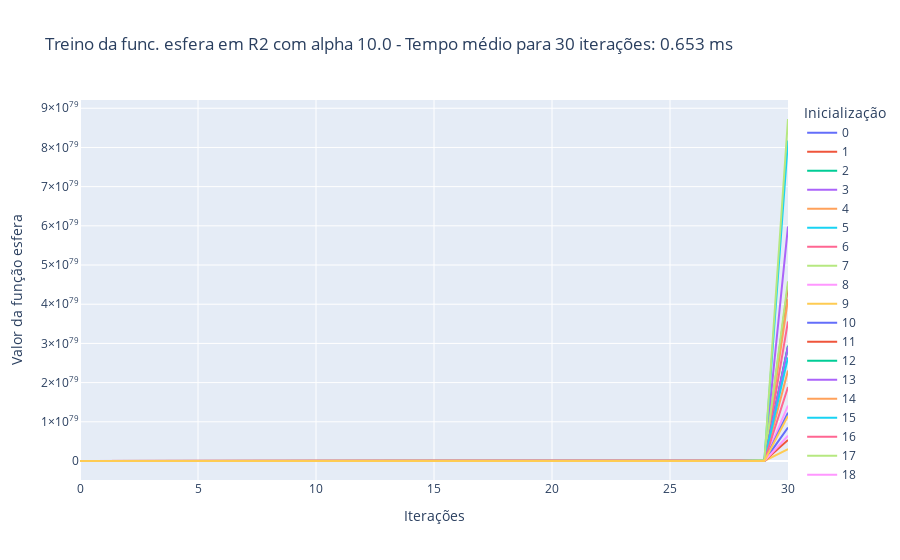

Source (notebook cell):
### Markdown cell above
Caso 1.3: $\alpha$ = 10, treinamento por 30 iterações

### Code cell
treina_gradiente(1e1, 2, 'esfera', 30)

### Figure 1 — Plotly figure (JSON) as saved in the notebook; plotly's stock layout.template omitted (floating-point values rounded to 4 significant figures)
{"data": [{"hovertemplate": "variable=0<br>index=%{x}<br>value=%{y}<extra></extra>", "legendgroup": "0", "line": {"color": "#636efa", "dash": "solid"}, "marker": {"symbol": "circle"}, "mode": "lines", "name": "0", "orientation": "v", "showlegend": true, "type": "scatter", "x": [0, 1, 2, 3, 4, 5, 6, 7, 8, 9, 10, 11, 12, 13, 14, 15, 16, 17, 18, 19, 20, 21, 22, 23, 24, 25, 26, 27, 28, 29, 30], "xaxis": "x", "y": [161.0, 58120.0, 20980000.0, 7575000000.0, 2734000000000.0, 987100000000000.0, 356351278895019300, 128642811681101970000, 4.644e+22, 1.676e+25, 6.052e+27, 2.185e+30, 7.887e+32, 2.847e+35, 1.028e+38, 3.711e+40, 1.34e+43, 4.836e+45, 1.746e+48, 6.302e+50, 2.275e+53, 8.213e+55, 2.965e+58, 1.07e+61, 3.864e+63, 1.395e+66, 5.035e+68, 1.818e+71, 6.562e+73, 2.369e+76, 8.552e+78], "yaxis": "y"}, {"hovertemplate": "variable=1<br>index=%{x}<br>value=%{y}<extra></extra>", "legendgroup": "1", "line": {"color": "#EF553B", "dash": "solid"}, "marker": {"symbol": "circle"}, "mode": "lines", "name": "1", "orientation": "v", "showlegend": true, "type": "scatter", "x": [0, 1, 2, 3, 4, 5, 6, 7, 8, 9, 10, 11, 12, 13, 14, 15, 16, 17, 18, 19, 20, 21, 22, 23, 24, 25, 26, 27, 28, 29, 30], "xaxis": "x", "y": [840.8, 303500.0, 109600000.0, 39560000000.0, 14280000000000.0, 5155217298844018, 1861033444882690000, 671833073602651400000, 2.425e+23, 8.755e+25, 3.161e+28, 1.141e+31, 4.119e+33, 1.487e+36, 5.368e+38, 1.938e+41, 6.996e+43, 2.525e+46, 9.117e+48, 3.291e+51, 1.188e+54, 4.289e+56, 1.548e+59, 5.59e+61, 2.018e+64, 7.284e+66, 2.63e+69, 9.493e+71, 3.427e+74, 1.237e+77, 4.466e+79], "yaxis": "y"}, {"hovertemplate": "variable=2<br>index=%{x}<br>value=%{y}<extra></extra>", "legendgroup": "2", "line": {"color": "#00cc96", "dash": "solid"}, "marker": {"symbol": "circle"}, "mode": "lines", "name": "2", "orientation": "v", "showlegend": true, "type": "scatter", "x": [0, 1, 2, 3, 4, 5, 6, 7, 8, 9, 10, 11, 12, 13, 14, 15, 16, 17, 18, 19, 20, 21, 22, 23, 24, 25, 26, 27, 28, 29, 30], "xaxis": "x", "y": [553.9, 200000.0, 72190000.0, 26060000000.0, 9407000000000.0, 3396056721350225, 1225976476407431200, 442577507983082650000, 1.598e+23, 5.768e+25, 2.082e+28, 7.517e+30, 2.713e+33, 9.796e+35, 3.536e+38, 1.277e+41, 4.608e+43, 1.664e+46, 6.006e+48, 2.168e+51, 7.827e+53, 2.825e+56, 1.02e+59, 3.682e+61, 1.329e+64, 4.799e+66, 1.732e+69, 6.254e+71, 2.258e+74, 8.15e+76, 2.942e+79], "yaxis": "y"}, {"hovertemplate": "variable=3<br>index=%{x}<br>value=%{y}<extra></extra>", "legendgroup": "3", "line": {"color": "#ab63fa", "dash": "solid"}, "marker": {"symbol": "circle"}, "mode": "lines", "name": "3", "orientation": "v", "showlegend": true, "type": "scatter", "x": [0, 1, 2, 3, 4, 5, 6, 7, 8, 9, 10, 11, 12, 13, 14, 15, 16, 17, 18, 19, 20, 21, 22, 23, 24, 25, 26, 27, 28, 29, 30], "xaxis": "x", "y": [1127.0, 406800.0, 146900000.0, 53020000000.0, 19140000000000.0, 6909699873637404, 2494401654383103000, 900478997232300300000, 3.251e+23, 1.174e+26, 4.236e+28, 1.529e+31, 5.521e+33, 1.993e+36, 7.195e+38, 2.597e+41, 9.376e+43, 3.385e+46, 1.222e+49, 4.411e+51, 1.592e+54, 5.749e+56, 2.075e+59, 7.492e+61, 2.705e+64, 9.763e+66, 3.525e+69, 1.272e+72, 4.593e+74, 1.658e+77, 5.986e+79], "yaxis": "y"}, {"hovertemplate": "variable=4<br>index=%{x}<br>value=%{y}<extra></extra>", "legendgroup": "4", "line": {"color": "#FFA15A", "dash": "solid"}, "marker": {"symbol": "circle"}, "mode": "lines", "name": "4", "orientation": "v", "showlegend": true, "type": "scatter", "x": [0, 1, 2, 3, 4, 5, 6, 7, 8, 9, 10, 11, 12, 13, 14, 15, 16, 17, 18, 19, 20, 21, 22, 23, 24, 25, 26, 27, 28, 29, 30], "xaxis": "x", "y": [777.4, 280600.0, 101300000.0, 36570000000.0, 13200000000000.0, 4766125233058722, 1720571209134198500, 621126206497445800000, 2.242e+23, 8.095e+25, 2.922e+28, 1.055e+31, 3.808e+33, 1.375e+36, 4.963e+38, 1.792e+41, 6.468e+43, 2.335e+46, 8.429e+48, 3.043e+51, 1.098e+54, 3.965e+56, 1.431e+59, 5.168e+61, 1.866e+64, 6.735e+66, 2.431e+69, 8.777e+71, 3.168e+74, 1.144e+77, 4.129e+79], "yaxis": "y"}, {"hovertemplate": "variable=5<br>index=%{x}<br>value=%{y}<extra></extra>", "legendgroup": "5", "line": {"color": "#19d3f3", "dash": "solid"}, "marker": {"symbol": "circle"}, "mode": "lines", "name": "5", "orientation": "v", "showlegend": true, "type": "scatter", "x": [0, 1, 2, 3, 4, 5, 6, 7, 8, 9, 10, 11, 12, 13, 14, 15, 16, 17, 18, 19, 20, 21, 22, 23, 24, 25, 26, 27, 28, 29, 30], "xaxis": "x", "y": [1539.0, 555700.0, 200600000.0, 72420000000.0, 26140000000000.0, 9438316820203584, 3407232372093493000, 1.23e+21, 4.44e+23, 1.603e+26, 5.787e+28, 2.089e+31, 7.541e+33, 2.722e+36, 9.828e+38, 3.548e+41, 1.281e+44, 4.624e+46, 1.669e+49, 6.026e+51, 2.175e+54, 7.853e+56, 2.835e+59, 1.023e+62, 3.694e+64, 1.334e+67, 4.814e+69, 1.738e+72, 6.274e+74, 2.265e+77, 8.177e+79], "yaxis": "y"}, {"hovertemplate": "variable=6<br>index=%{x}<br>value=%{y}<extra></extra>", "legendgroup": "6", "line": {"color": "#FF6692", "dash": "solid"}, "marker": {"symbol": "circle"}, "mode": "lines", "name": "6", "orientation": "v", "showlegend": true, "type": "scatter", "x": [0, 1, 2, 3, 4, 5, 6, 7, 8, 9, 10, 11, 12, 13, 14, 15, 16, 17, 18, 19, 20, 21, 22, 23, 24, 25, 26, 27, 28, 29, 30], "xaxis": "x", "y": [670.7, 242100.0, 87410000.0, 31550000000.0, 11390000000000.0, 4112199425792973, 1484503992711263500, 535905941368766140000, 1.935e+23, 6.984e+25, 2.521e+28, 9.102e+30, 3.286e+33, 1.186e+36, 4.282e+38, 1.546e+41, 5.58e+43, 2.014e+46, 7.272e+48, 2.625e+51, 9.477e+53, 3.421e+56, 1.235e+59, 4.459e+61, 1.61e+64, 5.811e+66, 2.098e+69, 7.572e+71, 2.734e+74, 9.868e+76, 3.562e+79], "yaxis": "y"}, {"hovertemplate": "variable=7<br>index=%{x}<br>value=%{y}<extra></extra>", "legendgroup": "7", "line": {"color": "#B6E880", "dash": "solid"}, "marker": {"symbol": "circle"}, "mode": "lines", "name": "7", "orientation": "v", "showlegend": true, "type": "scatter", "x": [0, 1, 2, 3, 4, 5, 6, 7, 8, 9, 10, 11, 12, 13, 14, 15, 16, 17, 18, 19, 20, 21, 22, 23, 24, 25, 26, 27, 28, 29, 30], "xaxis": "x", "y": [863.3, 311600.0, 112500000.0, 40610000000.0, 14660000000000.0, 5292849456696399, 1910718653867399700, 689769434046131300000, 2.49e+23, 8.989e+25, 3.245e+28, 1.171e+31, 4.229e+33, 1.527e+36, 5.511e+38, 1.99e+41, 7.182e+43, 2.593e+46, 9.36e+48, 3.379e+51, 1.22e+54, 4.404e+56, 1.59e+59, 5.739e+61, 2.072e+64, 7.479e+66, 2.7e+69, 9.746e+71, 3.518e+74, 1.27e+77, 4.585e+79], "yaxis": "y"}, {"hovertemplate": "variable=8<br>index=%{x}<br>value=%{y}<extra></extra>", "legendgroup": "8", "line": {"color": "#FF97FF", "dash": "solid"}, "marker": {"symbol": "circle"}, "mode": "lines", "name": "8", "orientation": "v", "showlegend": true, "type": "scatter", "x": [0, 1, 2, 3, 4, 5, 6, 7, 8, 9, 10, 11, 12, 13, 14, 15, 16, 17, 18, 19, 20, 21, 22, 23, 24, 25, 26, 27, 28, 29, 30], "xaxis": "x", "y": [266.3, 96130.0, 34700000.0, 12530000000.0, 4523000000000.0, 1633000000000000.0, 589404250407100800, 212774934396963360000, 7.681e+22, 2.773e+25, 1.001e+28, 3.614e+30, 1.305e+33, 4.709e+35, 1.7e+38, 6.137e+40, 2.216e+43, 7.998e+45, 2.887e+48, 1.042e+51, 3.763e+53, 1.358e+56, 4.904e+58, 1.77e+61, 6.391e+63, 2.307e+66, 8.328e+68, 3.007e+71, 1.085e+74, 3.918e+76, 1.414e+79], "yaxis": "y"}, {"hovertemplate": "variable=9<br>index=%{x}<br>value=%{y}<extra></extra>", "legendgroup": "9", "line": {"color": "#FECB52", "dash": "solid"}, "marker": {"symbol": "circle"}, "mode": "lines", "name": "9", "orientation": "v", "showlegend": true, "type": "scatter", "x": [0, 1, 2, 3, 4, 5, 6, 7, 8, 9, 10, 11, 12, 13, 14, 15, 16, 17, 18, 19, 20, 21, 22, 23, 24, 25, 26, 27, 28, 29, 30], "xaxis": "x", "y": [57.14, 20630.0, 7447000.0, 2688000000.0, 970400000000.0, 350300000000000.0, 126468361821399060, 45655078617525060000, 1.648e+22, 5.95e+24, 2.148e+27, 7.754e+29, 2.799e+32, 1.01e+35, 3.648e+37, 1.317e+40, 4.754e+42, 1.716e+45, 6.195e+47, 2.237e+50, 8.074e+52, 2.915e+55, 1.052e+58, 3.798e+60, 1.371e+63, 4.95e+65, 1.787e+68, 6.451e+70, 2.329e+73, 8.407e+75, 3.035e+78], "yaxis": "y"}, {"hovertemplate": "variable=10<br>index=%{x}<br>value=%{y}<extra></extra>", "legendgroup": "10", "line": {"color": "#636efa", "dash": "solid"}, "marker": {"symbol": "circle"}, "mode": "lines", "name": "10", "orientation": "v", "showlegend": true, "type": "scatter", "x": [0, 1, 2, 3, 4, 5, 6, 7, 8, 9, 10, 11, 12, 13, 14, 15, 16, 17, 18, 19, 20, 21, 22, 23, 24, 25, 26, 27, 28, 29, 30], "xaxis": "x", "y": [232.2, 83820.0, 30260000.0, 10920000000.0, 3943000000000.0, 1423494600433589, 513881550756525630, 185511239823105750000, 6.697e+22, 2.418e+25, 8.728e+27, 3.151e+30, 1.137e+33, 4.106e+35, 1.482e+38, 5.351e+40, 1.932e+43, 6.973e+45, 2.517e+48, 9.088e+50, 3.281e+53, 1.184e+56, 4.275e+58, 1.543e+61, 5.572e+63, 2.011e+66, 7.261e+68, 2.621e+71, 9.463e+73, 3.416e+76, 1.233e+79], "yaxis": "y"}, {"hovertemplate": "variable=11<br>index=%{x}<br>value=%{y}<extra></extra>", "legendgroup": "11", "line": {"color": "#EF553B", "dash": "solid"}, "marker": {"symbol": "circle"}, "mode": "lines", "name": "11", "orientation": "v", "showlegend": true, "type": "scatter", "x": [0, 1, 2, 3, 4, 5, 6, 7, 8, 9, 10, 11, 12, 13, 14, 15, 16, 17, 18, 19, 20, 21, 22, 23, 24, 25, 26, 27, 28, 29, 30], "xaxis": "x", "y": [100.9, 36440.0, 13160000.0, 4749000000.0, 1714000000000.0, 618900000000000.0, 223432781558591870, 80659234142651680000, 2.912e+22, 1.051e+25, 3.795e+27, 1.37e+30, 4.945e+32, 1.785e+35, 6.445e+37, 2.327e+40, 8.399e+42, 3.032e+45, 1.095e+48, 3.951e+50, 1.426e+53, 5.149e+55, 1.859e+58, 6.711e+60, 2.423e+63, 8.745e+65, 3.157e+68, 1.14e+71, 4.114e+73, 1.485e+76, 5.362e+78], "yaxis": "y"}, {"hovertemplate": "variable=12<br>index=%{x}<br>value=%{y}<extra></extra>", "legendgroup": "12", "line": {"color": "#00cc96", "dash": "solid"}, "marker": {"symbol": "circle"}, "mode": "lines", "name": "12", "orientation": "v", "showlegend": true, "type": "scatter", "x": [0, 1, 2, 3, 4, 5, 6, 7, 8, 9, 10, 11, 12, 13, 14, 15, 16, 17, 18, 19, 20, 21, 22, 23, 24, 25, 26, 27, 28, 29, 30], "xaxis": "x", "y": [548.3, 197900.0, 71460000.0, 25800000000.0, 9313000000000.0, 3361847906145645, 1213627094118578000, 438119380976806600000, 1.582e+23, 5.71e+25, 2.061e+28, 7.441e+30, 2.686e+33, 9.697e+35, 3.501e+38, 1.264e+41, 4.562e+43, 1.647e+46, 5.945e+48, 2.146e+51, 7.748e+53, 2.797e+56, 1.01e+59, 3.645e+61, 1.316e+64, 4.75e+66, 1.715e+69, 6.191e+71, 2.235e+74, 8.068e+76, 2.912e+79], "yaxis": "y"}, {"hovertemplate": "variable=13<br>index=%{x}<br>value=%{y}<extra></extra>", "legendgroup": "13", "line": {"color": "#ab63fa", "dash": "solid"}, "marker": {"symbol": "circle"}, "mode": "lines", "name": "13", "orientation": "v", "showlegend": true, "type": "scatter", "x": [0, 1, 2, 3, 4, 5, 6, 7, 8, 9, 10, 11, 12, 13, 14, 15, 16, 17, 18, 19, 20, 21, 22, 23, 24, 25, 26, 27, 28, 29, 30], "xaxis": "x", "y": [550.3, 198600.0, 71710000.0, 25890000000.0, 9345000000000.0, 3373671003459654, 1217895232248935000, 439660178841865550000, 1.587e+23, 5.73e+25, 2.068e+28, 7.467e+30, 2.696e+33, 9.731e+35, 3.513e+38, 1.268e+41, 4.578e+43, 1.653e+46, 5.966e+48, 2.154e+51, 7.775e+53, 2.807e+56, 1.013e+59, 3.658e+61, 1.321e+64, 4.767e+66, 1.721e+69, 6.212e+71, 2.243e+74, 8.096e+76, 2.923e+79], "yaxis": "y"}, {"hovertemplate": "variable=14<br>index=%{x}<br>value=%{y}<extra></extra>", "legendgroup": "14", "line": {"color": "#FFA15A", "dash": "solid"}, "marker": {"symbol": "circle"}, "mode": "lines", "name": "14", "orientation": "v", "showlegend": true, "type": "scatter", "x": [0, 1, 2, 3, 4, 5, 6, 7, 8, 9, 10, 11, 12, 13, 14, 15, 16, 17, 18, 19, 20, 21, 22, 23, 24, 25, 26, 27, 28, 29, 30], "xaxis": "x", "y": [435.1, 157100.0, 56700000.0, 20470000000.0, 7389000000000.0, 2667000000000000.0, 962921731722990300, 347614745151999600000, 1.255e+23, 4.53e+25, 1.635e+28, 5.904e+30, 2.131e+33, 7.694e+35, 2.777e+38, 1.003e+41, 3.62e+43, 1.307e+46, 4.717e+48, 1.703e+51, 6.147e+53, 2.219e+56, 8.011e+58, 2.892e+61, 1.044e+64, 3.769e+66, 1.361e+69, 4.912e+71, 1.773e+74, 6.401e+76, 2.311e+79], "yaxis": "y"}, {"hovertemplate": "variable=15<br>index=%{x}<br>value=%{y}<extra></extra>", "legendgroup": "15", "line": {"color": "#19d3f3", "dash": "solid"}, "marker": {"symbol": "circle"}, "mode": "lines", "name": "15", "orientation": "v", "showlegend": true, "type": "scatter", "x": [0, 1, 2, 3, 4, 5, 6, 7, 8, 9, 10, 11, 12, 13, 14, 15, 16, 17, 18, 19, 20, 21, 22, 23, 24, 25, 26, 27, 28, 29, 30], "xaxis": "x", "y": [497.8, 179700.0, 64870000.0, 23420000000.0, 8454000000000.0, 3052000000000000.0, 1101699494414919000, 397713517483785850000, 1.436e+23, 5.183e+25, 1.871e+28, 6.755e+30, 2.438e+33, 8.803e+35, 3.178e+38, 1.147e+41, 4.141e+43, 1.495e+46, 5.397e+48, 1.948e+51, 7.033e+53, 2.539e+56, 9.166e+58, 3.309e+61, 1.195e+64, 4.312e+66, 1.557e+69, 5.62e+71, 2.029e+74, 7.324e+76, 2.644e+79], "yaxis": "y"}, {"hovertemplate": "variable=16<br>index=%{x}<br>value=%{y}<extra></extra>", "legendgroup": "16", "line": {"color": "#FF6692", "dash": "solid"}, "marker": {"symbol": "circle"}, "mode": "lines", "name": "16", "orientation": "v", "showlegend": true, "type": "scatter", "x": [0, 1, 2, 3, 4, 5, 6, 7, 8, 9, 10, 11, 12, 13, 14, 15, 16, 17, 18, 19, 20, 21, 22, 23, 24, 25, 26, 27, 28, 29, 30], "xaxis": "x", "y": [355.2, 128200.0, 46290000.0, 16710000000.0, 6032000000000.0, 2178000000000000.0, 786114242120106900, 283787241405358570000, 1.024e+23, 3.698e+25, 1.335e+28, 4.82e+30, 1.74e+33, 6.281e+35, 2.267e+38, 8.186e+40, 2.955e+43, 1.067e+46, 3.851e+48, 1.39e+51, 5.019e+53, 1.812e+56, 6.54e+58, 2.361e+61, 8.523e+63, 3.077e+66, 1.111e+69, 4.01e+71, 1.448e+74, 5.226e+76, 1.887e+79], "yaxis": "y"}, {"hovertemplate": "variable=17<br>index=%{x}<br>value=%{y}<extra></extra>", "legendgroup": "17", "line": {"color": "#B6E880", "dash": "solid"}, "marker": {"symbol": "circle"}, "mode": "lines", "name": "17", "orientation": "v", "showlegend": true, "type": "scatter", "x": [0, 1, 2, 3, 4, 5, 6, 7, 8, 9, 10, 11, 12, 13, 14, 15, 16, 17, 18, 19, 20, 21, 22, 23, 24, 25, 26, 27, 28, 29, 30], "xaxis": "x", "y": [1643.0, 593100.0, 214100000.0, 77290000000.0, 27900000000000.0, 10072552034652492, 3636191284509548500, 1.313e+21, 4.739e+23, 1.711e+26, 6.176e+28, 2.229e+31, 8.048e+33, 2.905e+36, 1.049e+39, 3.786e+41, 1.367e+44, 4.934e+46, 1.781e+49, 6.43e+51, 2.321e+54, 8.38e+56, 3.025e+59, 1.092e+62, 3.943e+64, 1.423e+67, 5.138e+69, 1.855e+72, 6.696e+74, 2.417e+77, 8.726e+79], "yaxis": "y"}, {"hovertemplate": "variable=18<br>index=%{x}<br>value=%{y}<extra></extra>", "legendgroup": "18", "line": {"color": "#FF97FF", "dash": "solid"}, "marker": {"symbol": "circle"}, "mode": "lines", "name": "18", "orientation": "v", "showlegend": true, "type": "scatter", "x": [0, 1, 2, 3, 4, 5, 6, 7, 8, 9, 10, 11, 12, 13, 14, 15, 16, 17, 18, 19, 20, 21, 22, 23, 24, 25, 26, 27, 28, 29, 30], "xaxis": "x", "y": [121.2, 43760.0, 15800000.0, 5703000000.0, 2059000000000.0, 743200000000000.0, 268280721486465660, 96849340456614100000, 3.496e+22, 1.262e+25, 4.556e+27, 1.645e+30, 5.938e+32, 2.144e+35, 7.738e+37, 2.794e+40, 1.008e+43, 3.641e+45, 1.314e+48, 4.744e+50, 1.713e+53, 6.183e+55, 2.232e+58, 8.058e+60, 2.909e+63, 1.05e+66, 3.791e+68, 1.368e+71, 4.94e+73, 1.783e+76, 6.438e+78], "yaxis": "y"}, {"hovertemplate": "variable=19<br>index=%{x}<br>value=%{y}<extra></extra>", "legendgroup": "19", "line": {"color": "#FECB52", "dash": "solid"}, "marker": {"symbol": "circle"}, "mode": "lines", "name": "19", "orientation": "v", "showlegend": true, "type": "scatter", "x": [0, 1, 2, 3, 4, 5, 6, 7, 8, 9, 10, 11, 12, 13, 14, 15, 16, 17, 18, 19, 20, 21, 22, 23, 24, 25, 26, 27, 28, 29, 30], "xaxis": "x", "y": [216.6, 78180.0, 28220000.0, 10190000000.0, 3678000000000.0, 1328000000000000.0, 479322799348349800, 173035530564754280000, 6.247e+22, 2.255e+25, 8.141e+27, 2.939e+30, 1.061e+33, 3.83e+35, 1.383e+38, 4.991e+40, 1.802e+43, 6.504e+45, 2.348e+48, 8.477e+50, 3.06e+53, 1.105e+56, 3.988e+58, 1.44e+61, 5.197e+63, 1.876e+66, 6.773e+68, 2.445e+71, 8.826e+73, 3.186e+76, 1.15e+79], "yaxis": "y"}], "layout": {"legend": {"title": {"text": "Inicialização"}, "tracegroupgap": 0}, "title": {"text": "Treino da func. esfera em R2 com alpha 10.0 - Tempo médio para 30 iterações: 0.653 ms"}, "xaxis": {"anchor": "y", "domain": [0, 1], "title": {"text": "Iterações"}}, "yaxis": {"anchor": "x", "domain": [0, 1], "title": {"text": "Valor da função esfera"}}}}
